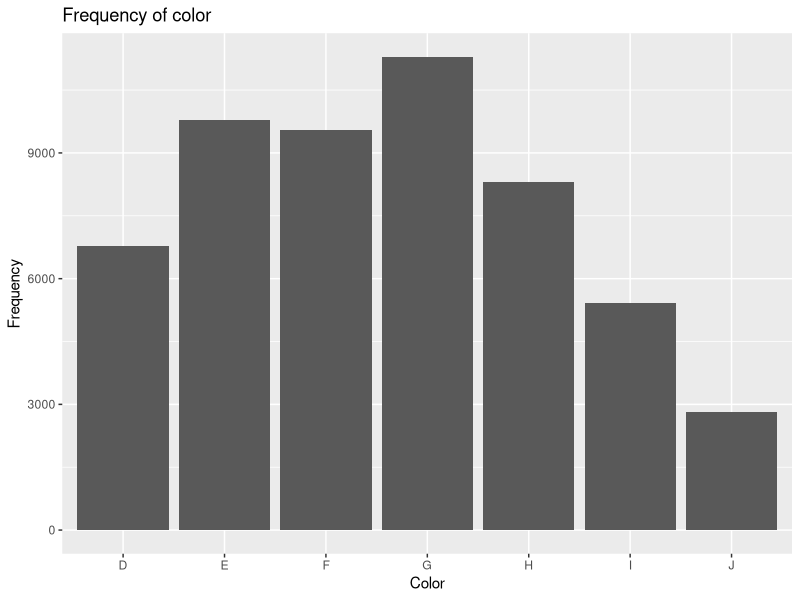
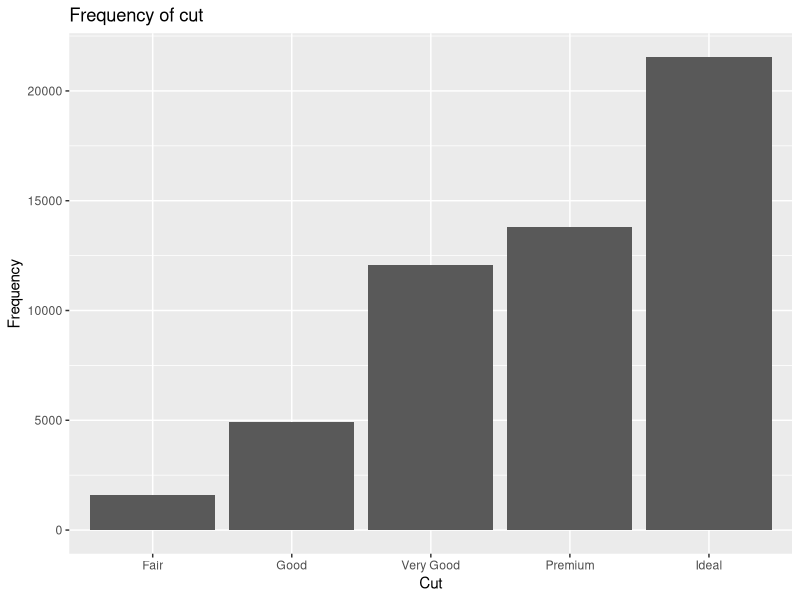
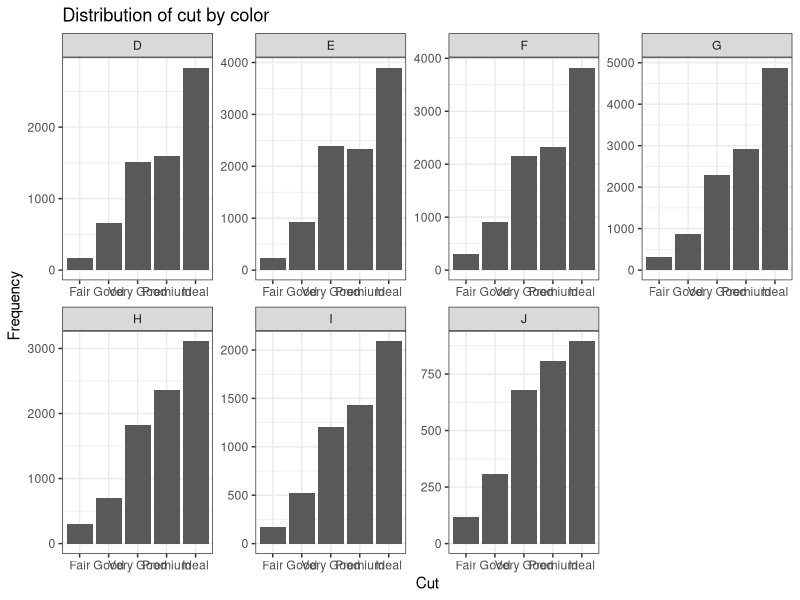
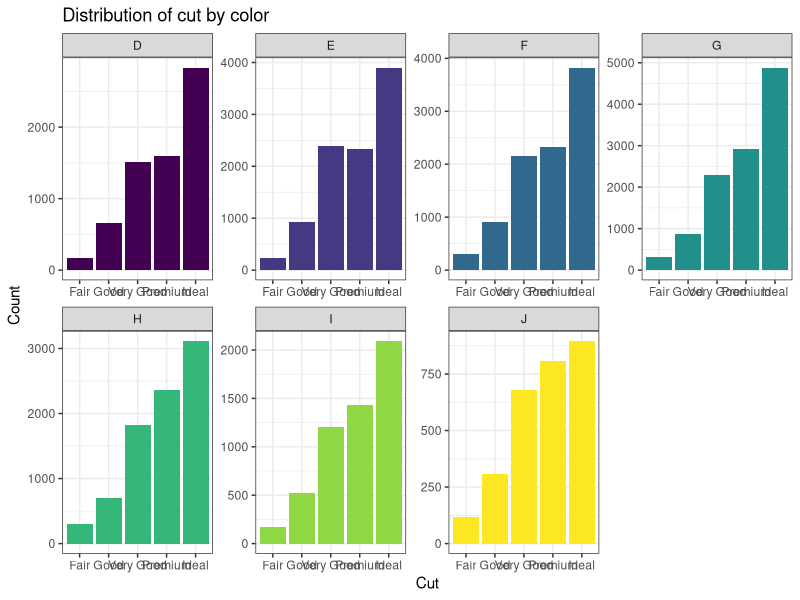
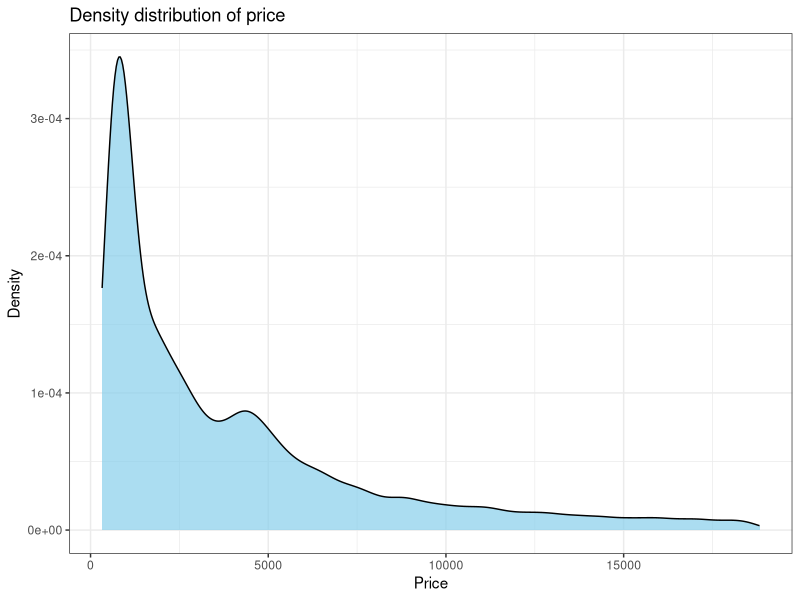
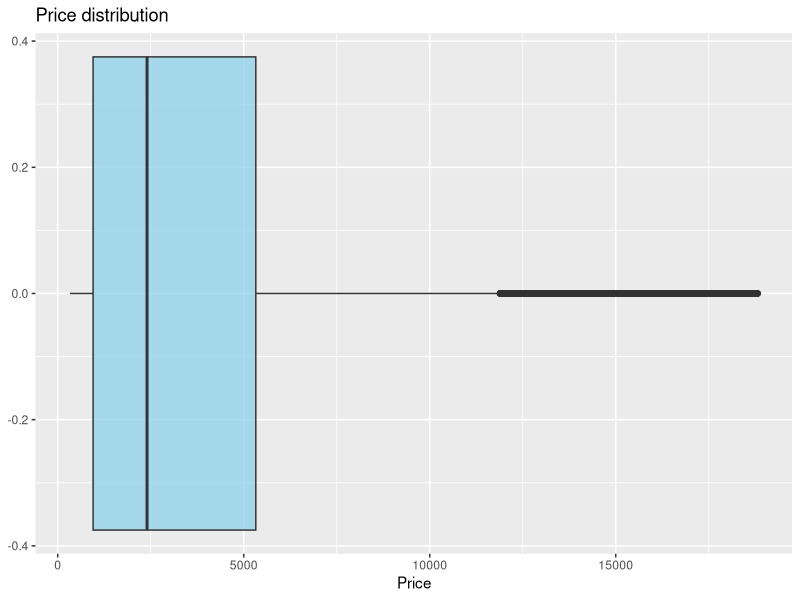
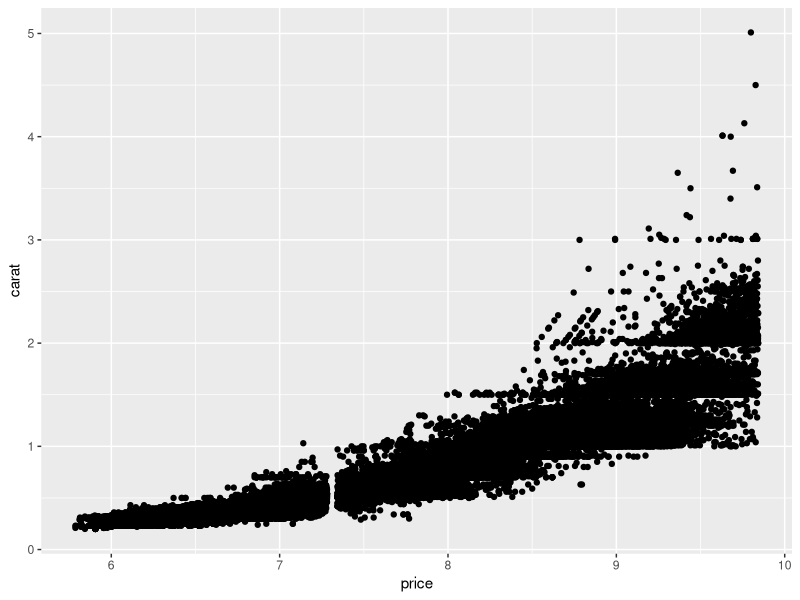
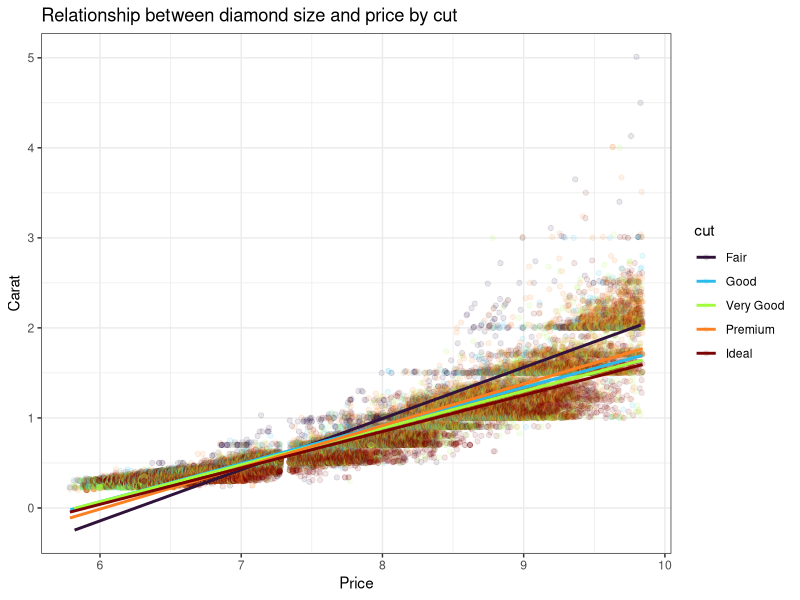

Write R code to recreate these figures, in order.
# Zachary Romano
# POLI 178
# Homework 4
# 18 October 2021
#################################################################################

rm(list=ls(all=TRUE))
require(tidyverse)
require(ggplot2) # R's visualization engine. 
require(ggthemes) # for great visualization colors and themes. 
require(ggridges)  # Plots distributions over time. 
require(viridis)  # Nice color palettes. 
require(ggpubr) # Helps put plots together / add features for publication. 


# For your homework, you are going to use the diamonds dataset built into ggplot. 

diamonds <- diamonds

diamonds


## 1. Categorical variables: 

# a. Create two bar chart that visualize the frequency of color and cut respectively. 
ggplot(data = diamonds, aes(x = color)) +
  labs(title = "Frequency of color", x = "Color", y = "Frequency") +
  geom_bar()

ggplot(data = diamonds, aes(x = cut)) +
  labs(title = "Frequency of cut", x = "Cut", y = "Frequency") +
  geom_bar()

# b. For each color, visually represent the proportions of different kinds of cuts in a facet plot. 
cut_freq <- ggplot(data = diamonds, aes(x = cut)) +
  labs(title = "Distribution of cut by color", x = "Cut", y = "Frequency") +
  geom_bar() +
  theme_bw() +
  facet_wrap(~color, scales = "free", ncol = 4)

cut_freq

# c. For the plot in "b" make sure you add a nice label and pick a nice color palette. 
ggplot(data = diamonds, aes(x = cut, fill = color)) +
  geom_bar() +
  scale_color_viridis(discrete = TRUE, option = "turbo") +
  theme_bw() +
  theme(legend.position = "none") +
  labs(x = "Cut", y = "Count", title = "Distribution of cut by color") +
  facet_wrap(~color, scales = "free", ncol = 4)

# 2. Continuous variables. 

# How does the price vary? 

# a. Make one plot of price that summarizes the density of the price outcomes. 
price_density <- ggplot(diamonds, aes(x=price)) +
  labs(title = "Density distribution of price", x = "Price", y  = "Density") +
  theme_bw() +
  geom_density(fill = "skyblue", alpha = .7)

price_density

# b. Make a second plot that summarizes the mean/quantiles.
ggplot(diamonds, aes(x=price)) +
  labs(title = "Price distribution", x = "Price") +
  geom_boxplot(fill = "skyblue", alpha = .7)

# What does the price variance tell us about the distribution of the data? 

# The price variance shows us that the diamond prices within the dataset seem to be skewed to the right. Most of the diamonds have prices within $0 to $5000, and the density drops off significantly past this point.
# The range appears to be between ~200 and 20000, and the density decreases as it goes further to the right edge of the plot. 
# From the boxplot, we can see that th median is slightly below 2500, while Q1 starts near 1000 and Q3 starts just over 5000. This means that 50% of the data falls within this range.

# 3. Relationships

# Transform price to log price. 
diamonds$price <- log(diamonds$price)

# a. We are interested in the price as a function of size. 
# Create one plot that summarizes the relationship between size and price. 
ggplot(diamonds, aes(x = price, y = carat)) +
  geom_point()


# b. We suspect that the relationship varies based on cut. 
# Create one plot that includes several lm lines, where each line represents the relationship between size and price for a specific kind of cut. 
lm_plot <- ggplot(diamonds, aes(x = price, y = carat, color = cut)) +
  theme_bw() +
  scale_color_viridis(discrete = TRUE, option = "turbo") +
  labs(title = "Relationship between diamond size and price by cut", x = "Price", y = "Carat") +
  geom_point(alpha = .1) +
  geom_smooth(method = lm, se = F)

lm_plot

# Put your (well labeled) plots from 1b, 2a and 3b into one plot and save it. 
plots <- ggarrange(cut_freq, price_density, lm_plot, nrow = 3)

plots

# 4. Upload your r-code txt file to mod3_hw1 
